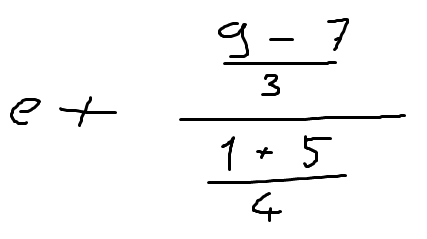
#> input picture codes/ModelCodes/TestImages/ToStringTests_1.png, 427 x 239 px, given as the content of the folder n_Projeler/ComputerVisionProjects/FinalProject/dataset/ender, which was not available
$ python dummy.py
#> lines starting #> are read from the running program, lines starting #| are printed output that depends on the picture; after the words box and inside, x2 and y2 are one past the last pixel; in counts of white or black regions, pixels touching at a corner belong together; pictures that were not available may be replaced by others from this repository, and a replacement may not be noted
import cv2
import os

import numpy as np

letter_dict = {
    '0001': 'a', '0002': 'b', '0003': 'c', '0004': 'd', '0005': 'e', '0006': 'f',
    '0007': 'h', '0008': 'vertical_line', '0009': 'j', '0010': 'k', '0011': 'vertical_line',
    '0012': 'm', '0013': 'n', '0014': 'o', '0015': 'p', '0016': 'q', '0017': 'r',
    '0018': 's', '0019': 't', '0020': 'u', '0021': 'v', '0022': 'w', '0023': 'x',
    '0024': 'y', '0025': 'z', '0026': '0', '0027': '1', '0028': '2', '0029': '3',
    '0030': '4', '0031': '5', '0032': '6', '0033': '7', '0034': '8', '0035': '9',
    '0036': 'plus', '0037': 'horizontal_line', '0038': 'slash',
    '0039': 'paranthesis_left', '0040': 'paranthesis_right', '0041': 'sqrt', '0042': 'sqrt'}

label_dict = {label: 0 for label in set(letter_dict.values())}

def ExtractSet(path, save_path, name=None):
#> called with name = '1'
    page = cv2.imread(path, cv2.IMREAD_GRAYSCALE)
#> page is the input picture: shape (239, 427); min 0, max 255, mean 246.7
    kernel = np.ones((4, 4), np.uint8)
    blur = cv2.GaussianBlur(page, (3, 3), 1)
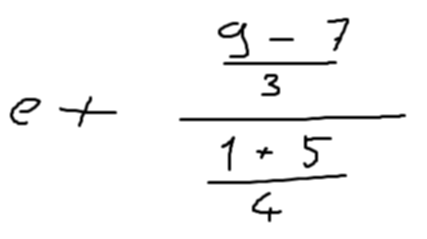
#> blur: shape (239, 427); min 0, max 255, mean 246.7
    _, thresh = cv2.threshold(blur, 0, 255, cv2.THRESH_BINARY_INV + cv2.THRESH_OTSU)
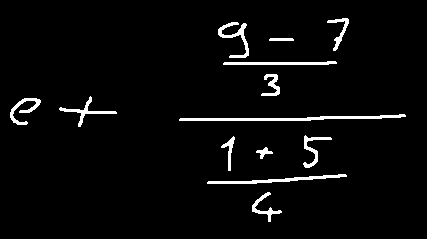
#> thresh: shape (239, 427); 3.5% white; 13 white regions, largest, box (x1, y1, x2, y2) and area: (179, 114, 406, 121) 691, (207, 174, 347, 184) 445, (223, 61, 337, 65) 342

    dilation = cv2.dilate(thresh, kernel, iterations=2)
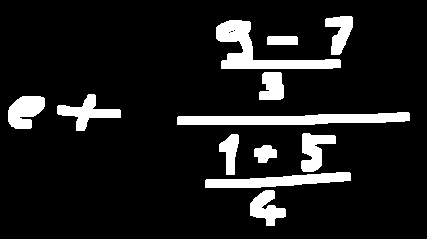
#> dilation: shape (239, 427); 11% white; 12 white regions
    dilation_2 = cv2.dilate(thresh, kernel=np.ones((1, 1), np.uint8))  # Optional, may vary per dataset

    contours, _ = cv2.findContours(dilation, cv2.RETR_EXTERNAL, cv2.CHAIN_APPROX_SIMPLE)
#> contours = 12 contours; largest, box (x1, y1, x2, y2) and area: (216, 20, 341, 69) 1898, (177, 112, 410, 125) 1891, (205, 172, 351, 188) 1228, (8, 96, 45, 129) 814, (57, 94, 121, 131) 812

    for index, contour in enumerate(contours):
        mask = np.zeros_like(dilation)
        cv2.drawContours(mask, [contour], -1, 255, thickness=cv2.FILLED)
        MaskedLetter = cv2.bitwise_and(dilation_2, dilation_2, mask=mask)

        if name is not None:
            index = label_dict[name]
            label_dict[name] = index + 1

        x, y, w, h = cv2.boundingRect(contour)
        max_edge = max(h, w)
        blank = np.zeros((max_edge, max_edge), np.uint8)


        x1, x2 = int((max_edge - h) / 2), int((max_edge + h) / 2)
        y1, y2 = int((max_edge - w) / 2), int((max_edge + w) / 2)

        blank[x1:x2, y1:y2] = MaskedLetter[y:y + h, x:x + w]
        blank = cv2.copyMakeBorder(blank, 5,5,5,5, borderType=cv2.BORDER_CONSTANT, value=0)

        letter = cv2.resize(blank, (32,32))

        cv2.imwrite(save_path + f"\\{index}.jpg", letter)
#> this loop made 12 passes
#> (x, y, w, h, max_edge, x1, x2, y1) on passes 1 to 12: (250, 190, 36, 36, 36, 0, 36, 0), (205, 172, 146, 16, 146, 65, 81, 0), (254, 145, 23, 18, 23, 2, 20, 0), (219, 134, 20, 41, 41, 0, 41, 10), (301, 133, 35, 39, 39, 0, 39, 2), (177, 112, 233, 13, 233, 110, 123, 0), (8, 96, 37, 33, 37, 2, 35, 0), (57, 94, 64, 37, 64, 13, 50, 0), (259, 72, 25, 28, 28, 0, 28, 1), (267, 36, 31, 9, 31, 11, 20, 0), (216, 20, 125, 49, 125, 38, 87, 0), (325, 16, 28, 39, 39, 0, 39, 5)
#> pass 1, in ExtractSet, `MaskedLetter = cv2.bitwise_and(dilation_2, dilation_2, mask=mask)`:
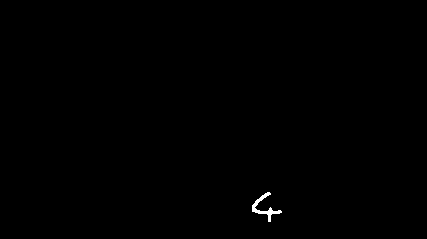
#> MaskedLetter: shape (239, 427); 0.21% white; 1 white region, box (x1, y1, x2, y2) and area: (252, 192, 282, 222) 219
#> pass 2, in ExtractSet, `MaskedLetter = cv2.bitwise_and(dilation_2, dilation_2, mask=mask)`:
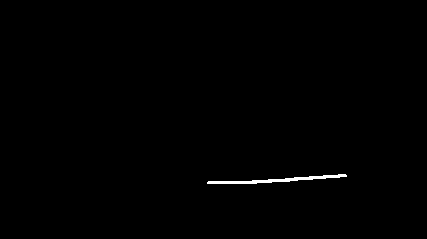
#> MaskedLetter: shape (239, 427); 0.44% white; 1 white region, box (x1, y1, x2, y2) and area: (207, 174, 347, 184) 445
#> after the loop:
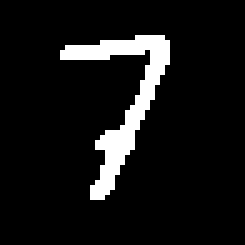
#> blank: shape (49, 49) (shown 5 times larger); 8.2% white; 1 white region, box (x1, y1, x2, y2) and area: (12, 7, 34, 40) 196
#> after the loop:
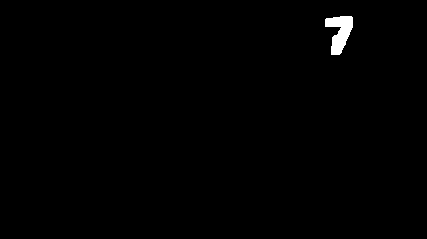
#> mask: shape (239, 427); 0.63% white; 1 white region, box (x1, y1, x2, y2) and area: (325, 16, 353, 55) 645
#> after the loop, label_dict = 40 items

path = r"E:\Python_Projeler\ComputerVisionProjects\FinalProject\dataset\ender"

save_path = r"E:\Python_Projeler\ComputerVisionProjects\FinalProject\dataset\ender\1"

for file in os.listdir(path):
    img_path = os.path.join(path,file)
    if img_path.split(".")[-1] == "png":
        ExtractSet(img_path,save_path=save_path,name="1")
